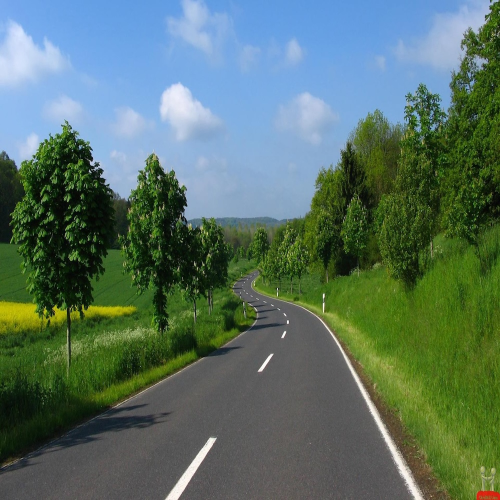
#> input picture images/test2.jpg, 1000 x 1000 px (shown at 1/2 size)
$ python B17-Estimateurs_MAJ.py
#> lines starting #> are read from the running program, lines starting #| are printed output that depends on the picture
import numpy as np
import matplotlib.pyplot as plt
from PIL import Image
from tqdm import tqdm

# === Chargement et quantification de l'image ===
def charger_image_grayscale(path, nb_etats):
#> called with path = 'images/test2.jpg', nb_etats = 12
    img = Image.open(path).convert("L").resize((100, 100))
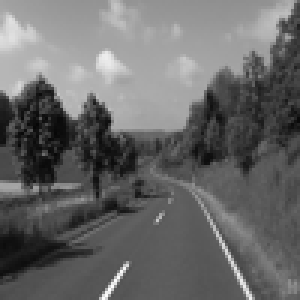
#> img: PIL image 100x100 L (shown 3 times larger); min 6, max 254, mean 104.2
    img_np = np.array(img)
    return np.floor(img_np / (256 / nb_etats)).astype(int)

# === Ajout de bruit : simulateur du modèle d'observation P(Y|X) ===
def ajouter_bruit(champ, p, nb_etats):
#> called with p = 0.2, nb_etats = 12
    bruit = np.random.choice(range(nb_etats), size=champ.shape)
    masque = np.random.rand(*champ.shape) < p
    return np.where(masque, bruit, champ)
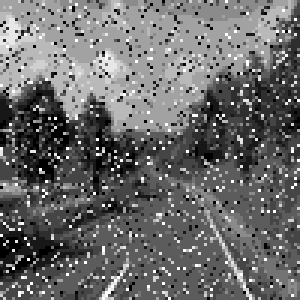
#> returned value: shape (100, 100) int64 (shown 3 times larger); min 0, max 11, mean 4.61; drawn with min black and max white

# === Calcul de l'énergie locale pour MAP (avec attache aux données) ===
def energie_locale_map(i, j, H, L, champ, etat, poids_aretes, observation, sigma2):
    voisins = [(-1, 0), (1, 0), (0, -1), (0, 1)]
    energie = ((etat - observation[i, j]) ** 2) / (2 * sigma2)
    for dx, dy in voisins:
        ni, nj = i + dx, j + dy
        if 0 <= ni < H and 0 <= nj < L:
            energie += poids_aretes[(etat, champ[ni, nj])]
    return energie

# === Calcul de l'énergie locale (prior uniquement) ===
# [8 lines left out: function energie_locale, not called in this run]

# === Estimateur MAP avec recuit simulé ===
def estimateur_map(champ, observation, nb_iter, modele, sigma2, t_init=1.0):
#> called with nb_iter = 300000, sigma2 = 1, t_init = 1
    H, L = champ.shape
#> H = 100; L = 100
    for k in tqdm(range(nb_iter), desc="MAP recuit simulé"):
        T = t_init / np.log(2 + k)
        i, j = np.random.randint(H), np.random.randint(L)
        energies = np.array([
            energie_locale_map(i, j, H, L, champ, s, modele['poids_aretes'], observation, sigma2)
            for s in range(modele['nb_etats'])
        ])
        proba = np.exp(-energies / T)
        proba /= np.sum(proba)
        champ[i, j] = np.random.choice(range(modele['nb_etats']), p=proba)
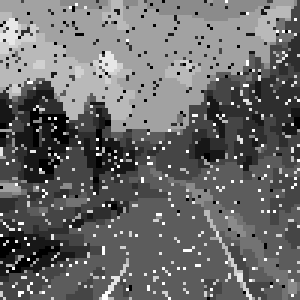
#> champ: shape (100, 100) int64 (shown 3 times larger); min 0, max 11, mean 4.59; drawn with min black and max white
    return champ

# === Génération d'échantillons Gibbs pour MPM / TPM ===
# [25 lines left out: functions gibbs_mcmc, estimateur_mpm, not called in this run]

# === Estimateur TPM ===
def estimateur_tpm(samples):
    return np.round(np.mean(np.array(samples), axis=0)).astype(int)

# === Visualisation ===
# [12 lines left out: function afficher_resultats, not called in this run]

# === Paramètres ===
chemin_image = "images/test2.jpg"
nb_etats = 12
p_bruit = 0.2
nb_iter = 300000
beta = 1.2
sigma2 = 1

# === Exécution ===
img = charger_image_grayscale(chemin_image, nb_etats)
img_bruitee = ajouter_bruit(img, p_bruit, nb_etats)
champ_init = img_bruitee.copy()

poids_aretes = {
    (a, b): beta * (-1 if a == b else 1)
    for a in range(nb_etats) for b in range(nb_etats)
}
poids_sommets = [0] * nb_etats
modele = {
    'nb_etats': nb_etats,
    'poids_aretes': poids_aretes,
    'poids_sommets': poids_sommets
}

# MAP
#> (the run stopped early here; a loop or call above may not have finished)
